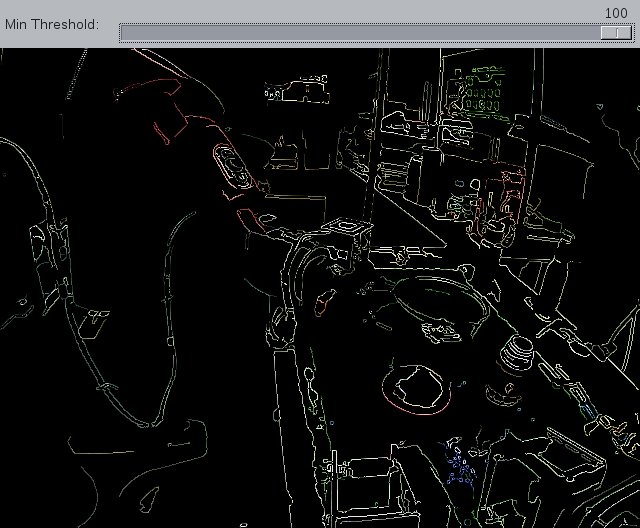
//> input picture opencv/cpp/sample/edge.jpg, 640 x 528 px
$ ./cv2-fitellipse   (built with g++ and OpenCV 4)
//> lines starting //> are read from the running program, lines starting //| are printed output that depends on the picture; after the words box and inside, x2 and y2 are one past the last pixel; in counts of white or black regions, pixels touching at a corner belong together
// g++ -g -Wall -O2 -o cv2-fitellipse.out cv2-fitellipse.cpp -lopencv_core -lopencv_imgproc -lopencv_imgcodecs -lopencv_highgui -lopencv_videoio -I/usr/include/opencv4

// http://docs.opencv.org/master/de/dc7/fitellipse_8cpp-example.html#gsc.tab=0

/********************************************************************************
*
*
*  This program is demonstration for ellipse fitting. Program finds
*  contours and approximate it by ellipses.
*
*  Trackbar specify threshold parametr.
*
*  White lines is contours. Red lines is fitting ellipses.
*
*
*  Autor:  Denis Burenkov.
*
*
*
********************************************************************************/
#include <opencv2/core/core.hpp>
#include <opencv2/imgproc/imgproc.hpp>
#include <opencv2/highgui/highgui.hpp>
#include <iostream>
using namespace cv;
using namespace std;
static void help()
{
    cout <<
        "\nThis program is demonstration for ellipse fitting. The program finds\n"
        "contours and approximate it by ellipses.\n"
        "Call:\n"
        "./fitellipse [image_name -- Default sample/edge.jpg]\n" << endl;
}
int sliderPos = 70;
Mat image;
void processImage(int, void*);
int main( int argc, char** argv )
{
    // [8 lines of commented-out code are left out]
    string filename = "sample/edge.jpg";
    // string filename = "sample/rtrace1.png";
    image = imread(filename, 0);
//> image: 528 rows x 640 cols, CV_8UC1; min 0, max 255, mean 23.9
    if( image.empty() )
    {
        cout << "Couldn't open image " << filename << "\n";
        return 0;
    }
    imshow("source", image);
    namedWindow("result", 1);
    // Create toolbars. HighGUI use.
    createTrackbar( "threshold", "result", &sliderPos, 255, processImage );
    processImage(0, 0);
    // Wait for a key stroke; the same function arranges events processing
    waitKey();
    return 0;
}
// Define trackbar callback functon. This function find contours,
// draw it and approximate it by ellipses.
void processImage(int /*h*/, void*)
{
    vector<vector<Point> > contours;
    Mat bimage = image >= sliderPos;
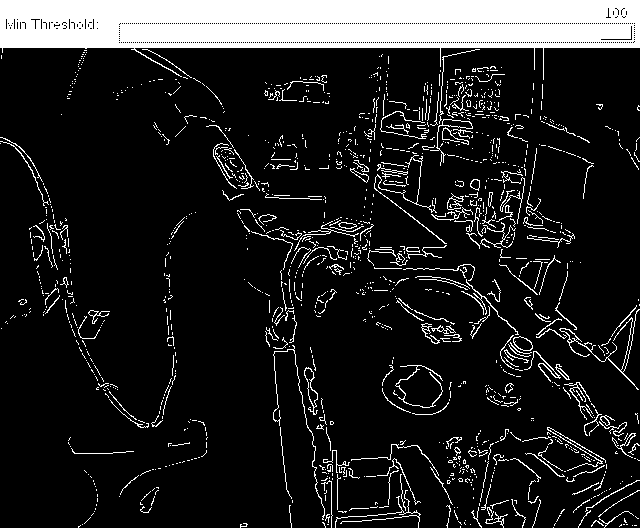
//> bimage: 528 rows x 640 cols, CV_8UC1; 13.6% white; 1294 white regions (1096 under 20 px)
    findContours(bimage, contours, RETR_LIST, CHAIN_APPROX_NONE);
//> contours = 1931 contours, 1877 with area under 20; largest, box (x1, y1, x2, y2) and area: (0, 0, 640, 80) 30067, (304, 367, 318, 415) 231, (304, 368, 318, 408) 202, (513, 336, 533, 351) 192, (430, 119, 473, 166) 190
    Mat cimage = Mat::zeros(bimage.size(), CV_8UC3);
    for(size_t i = 0; i < contours.size(); i++)
    {
        size_t count = contours[i].size();
        if( count < 6 )
            continue;
        Mat pointsf;
        Mat(contours[i]).convertTo(pointsf, CV_32F);
// cerr<<"pointsf="<<pointsf<<std::endl;
        RotatedRect box = fitEllipse(pointsf);
        if( MAX(box.size.width, box.size.height) > MIN(box.size.width, box.size.height)*30
          || MIN(box.size.width, box.size.height) < 5 )
            continue;
        drawContours(cimage, contours, (int)i, Scalar::all(255), 1, 8);
cerr<<"box="<<box.center<<", "<<box.size<<", "<<box.angle<<std::endl;
        ellipse(cimage, box, Scalar(0,0,255), 1, cv::LINE_AA);
        ellipse(cimage, box.center, box.size*0.5f, box.angle, 0, 360, Scalar(0,255,255), 1, cv::LINE_AA);
        Point2f vtx[4];
        box.points(vtx);
        for( int j = 0; j < 4; j++ )
            line(cimage, vtx[j], vtx[(j+1)%4], Scalar(0,255,0), 1, cv::LINE_AA);
    }
//> this loop made 1931 passes
//> (count, box) on passes 13, 15, 16, 17, 18, 20, 21, 22, 23, 24, 25, 27: (27, centre (243.2, 524.7), size (3.4, 7.5), angle 79), (11, centre (323.7, 524), size (1.4, 5.7), angle 151.7), (8, centre (502, 522), size (2.2, 4.1), angle 0), (7, centre (454.8, 517.9), size (0.1, 2.5), angle 0), (27, centre (594.2, 515.3), size (8.5, 12.2), angle 0), (9, centre (624.7, 520.4), size (1.6, 4.4), angle 159.1), (18, centre (447.5, 523.2), size (2.9, 3.6), angle 0), (12, centre (86.8, 520.2), size (0, 9.7), angle 45), (6, centre (635.4, 516.4), size (0, 0.2), angle 128.3), (13, centre (558.3, 517.1), size (0.8, 8.6), angle 29.4), (28, centre (326.6, 519.8), size (3.3, 12.6), angle 12.6), (76, centre (638.5, 528.4), size (32.9, 70.6), angle 94.5)
//> count on passes 1 to 6: 1, 2, 4, 1, 5, 2
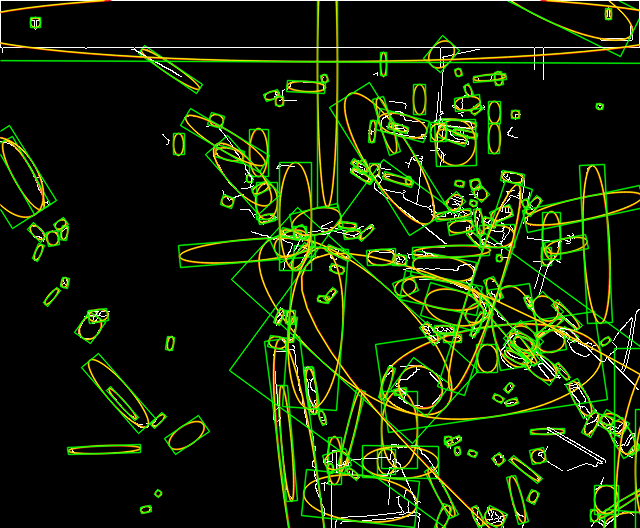
//> cimage: 528 rows x 640 cols, CV_8UC3; mean B, G, R 4.7, 33.2, 19.2
    imshow("result", cimage);
}
